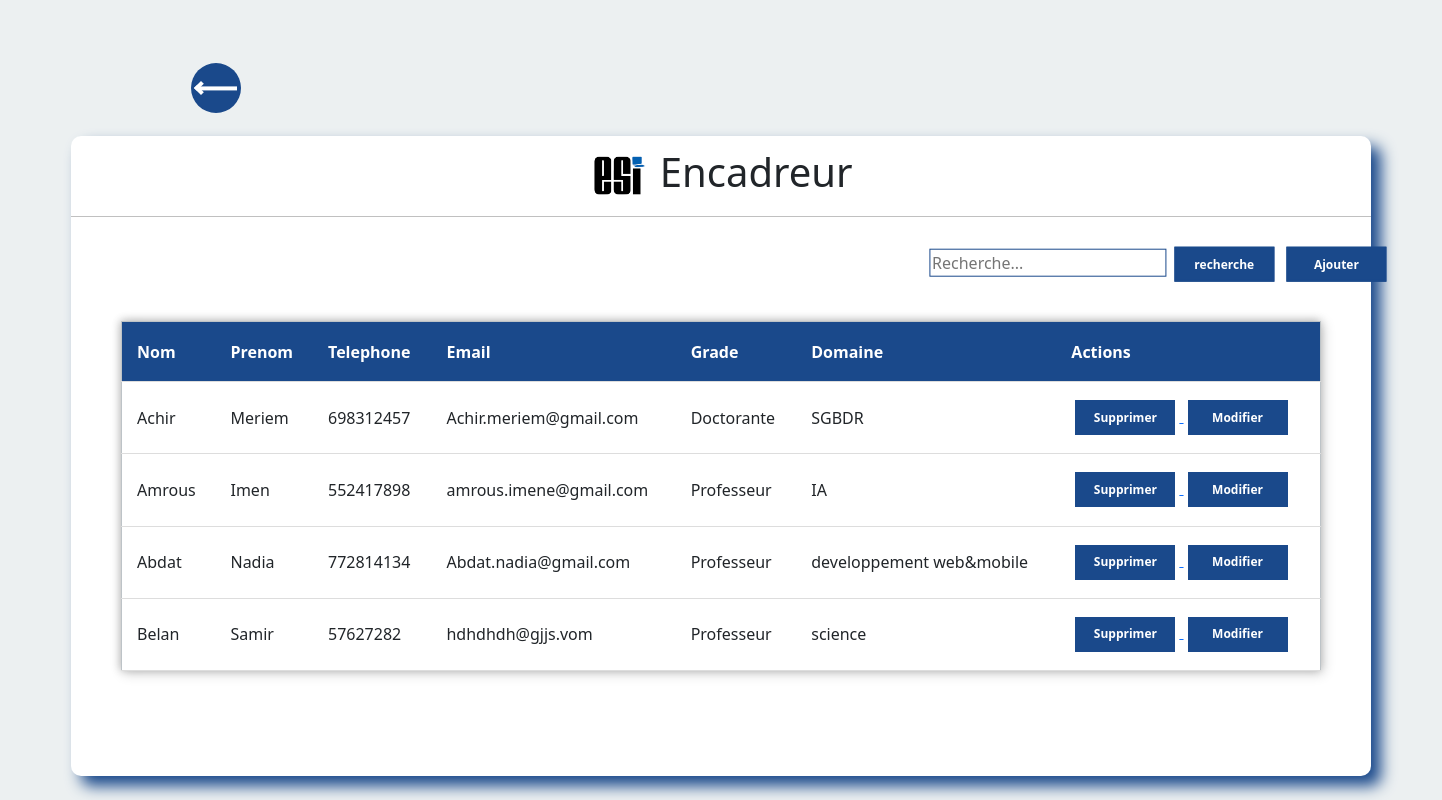
/GE/, run on the app's committed database.
### satgesiV2/models.py (models this page shows, shortened)
class Encadreur(models.Model):
    Nomncadreur  =models.CharField(max_length=50)
    PrenomEncadreur  =models.CharField(max_length=50)
    Telephone = models.PositiveIntegerField()
    Mail = models.EmailField()
    grade  =models.CharField(max_length=50)
    domaineInteret  =models.CharField(max_length=50)

### satgesiV2/views.py (the view)
# urls.py: path('GE/',Gencadreur,name="GE"),
def Gencadreur (request):
    Encadreurss = Encadreur.objects.all()
    return render(request,'Gencadreur.html', {'Ec':Encadreurss })

### satgesiV2/templates/Gencadreur.html (shortened to what this page needs)
<!DOCTYPE html>
<html lang="en">
    <head>
      <link href="https://cdn.jsdelivr.net/npm/bootstrap@5.1.3/dist/css/bootstrap.min.css" rel="stylesheet">
        <link rel="stylesheet" href="/static/css/Gpromoteur.css">
    </head>
<body>
    <ul>
      <a href="{% url 'cnxx' %}">
        <li class ="prev"><span></span></li>
        </a>
    </ul>
    <div class="center">
        <h1> <img src="/static/png/icon3.png" alt="logo du site " width= "60" > Encadreur </h1>
            <div class="main">
              <div class="btn">
            <form action="{% url 'rechE' %}" method="POST"  >
              <input type="search" name="q" placeholder="Recherche...">
              <button type="submit">recherche</button>
              <a href="{% url 'createE'%}">
                <button type="button">Ajouter</button>
                </a>
            </form>
              </div>
            </div>
          <form>
             <table>
               <tr id="header">
                 <th>Nom </th>
                 <th>Prenom</th>
                 <th>Telephone</th>
                 <th>Email</th>
                 <th>Grade</th>
                 <th>Domaine</th>
                 <th>Actions</th>
               </tr>
               {% for item in Ec %}
               <tr>
                 <td>{{item.Nomncadreur}}</td>
                 <td>{{item.PrenomEncadreur}}</td>
                 <td>{{item.Telephone }}</td>
                 <td>{{item.Mail }}</td>
                 <td>{{item.grade}}</td>
                 <td>{{item.domaineInteret}}</td>
                 <td>
                  <a href="{% url 'supE' item.id  %}">
                  <button type="button">Supprimer</button>
                </a>
               <a href="{% url 'modifE' item.id  %}">
                  <button type="button">Modifier</button>
              </a>
                 </td>
               </tr>
               {%endfor%}
             </table>
            </form>
    </div>
</body>
</html>

### satgesiV2/static/css/Gpromoteur.css (style rules this page uses)
body { margin: 0; padding: 0; background: #ecf0f1; height: 100vh; overflow: hidden; }
ul { position: absolute; top:11%; left:15%; transform: translate(-50%, -50%); margin: 0; padding: 0; display: flex; }
ul li { list-style: none; width: 50px; height: 50px; background-color: rgb(26,73,139); margin: 0 15px; border-radius: 50%; transition: .5s; }
ul li span { position: absolute; width: 10px; height: 10px; border:4px solid white ; transition: .5s; }
ul li.prev span { top:50%; left: 20px; transform: translateY(-50% ) rotate(-45deg); border-right: none; border-bottom: none; }
ul li.prev span:before { content: ''; position: absolute; width: 38px; height: 4px; background-color: white; transform-origin: left; transform:rotate(45deg) translate(-2px,-1px); scroll-snap-type-x: 0; transition: .5s; }
.center { position: absolute; top: 57%; left: 50%; transform: translate(-50%, -50%); width: 1300px; height: 80vh; background: white; border-radius: 10px; box-shadow: 10px 10px 15px rgb(26,73,139); }
.center h1 { text-align: center; padding: 10px 0; border-bottom: 1px solid silver; }
.center form { padding: 0 150px; box-sizing: border-box; }
table { position: absolute; left: 50%; top: 50%; margin-top: 40px; transform: translate(-50%, -50%); border-collapse: collapse; width: 1200px; height: 350px; border: 1px solid #bdc3c7; box-shadow: 2px 2px 12px rgba(0, 0, 0, 0.2), -1px -1px 8px rgba(0, 0, 0, 0.2); }
tr { transition: all .2s ease-in; cursor: pointer; }
th, td { padding: 15px; text-align: left; border-bottom: 1px solid #ddd; }
#header { background-color: rgb(26,73,139); color: #fff; }
.center form button { font-size: 12px; color: #fff; text-align:center; font-weight: bold; border: 2px solid rgb(26,73,139); background-color: rgb(26,73,139); width: 100px; height: 35px; margin: 0 4px; }
.main { position: absolute; right: 290px; transform: translate(60%, 30%); }
input { border:1px solid rgb(26,73,139); }

### data on the page
Encadreur: Nomncadreur "Achir", PrenomEncadreur "Meriem", Telephone "698312457", Mail "Achir.meriem@gmail.com", grade "Doctorante", domaineInteret "SGBDR"
Encadreur: Nomncadreur "Amrous", PrenomEncadreur "Imen", Telephone "552417898", Mail "amrous.imene@gmail.com", grade "Professeur", domaineInteret "IA"
Encadreur: Nomncadreur "Abdat", PrenomEncadreur "Nadia", Telephone "772814134", Mail "Abdat.nadia@gmail.com", grade "Professeur", domaineInteret "developpement web&mobile"
Encadreur: Nomncadreur "Belan", PrenomEncadreur "Samir", Telephone "57627282", Mail "hdhdhdh@gjjs.vom", grade "Professeur", domaineInteret "science"
